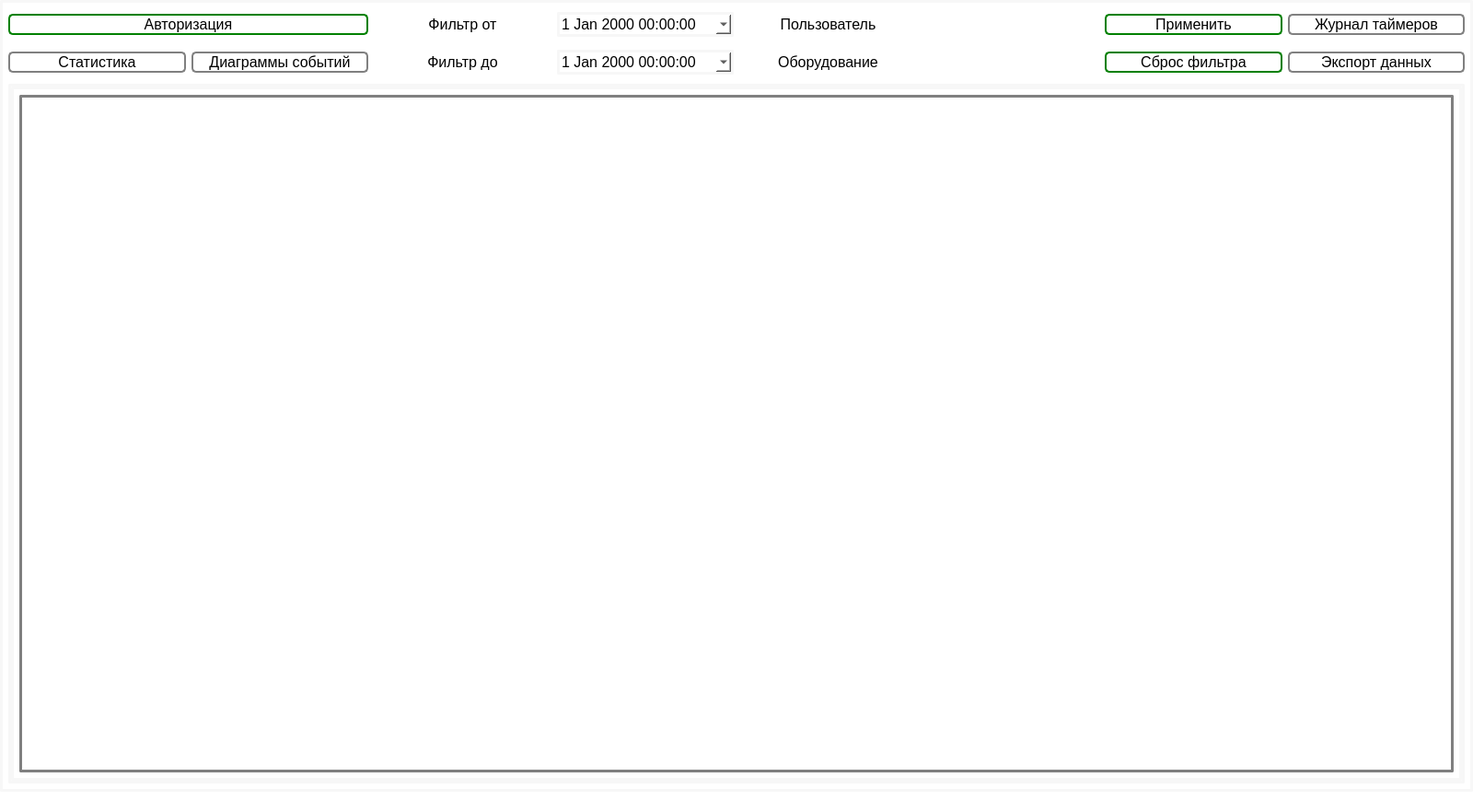
<?xml version="1.0" encoding="UTF-8"?>
<ui version="4.0">
 <class>MainWindow</class>
 <widget class="QMainWindow" name="MainWindow">
  <property name="enabled">
   <bool>true</bool>
  </property>
  <property name="geometry">
   <rect>
    <x>0</x>
    <y>0</y>
    <width>1600</width>
    <height>882</height>
   </rect>
  </property>
  <property name="sizePolicy">
   <sizepolicy hsizetype="Expanding" vsizetype="Expanding">
    <horstretch>0</horstretch>
    <verstretch>0</verstretch>
   </sizepolicy>
  </property>
  <property name="minimumSize">
   <size>
    <width>1600</width>
    <height>100</height>
   </size>
  </property>
  <property name="font">
   <font>
    <family>Nirmala UI</family>
   </font>
  </property>
  <property name="windowTitle">
   <string>MainWindow</string>
  </property>
  <property name="styleSheet">
   <string notr="true">background-color: white ;
border-color: rgb(255, 255, 255);</string>
  </property>
  <widget class="QWidget" name="centralwidget">
   <property name="minimumSize">
    <size>
     <width>1000</width>
     <height>0</height>
    </size>
   </property>
   <property name="styleSheet">
    <string notr="true">border-radius:2px;
border: 3px solid rgb(247, 247, 247);</string>
   </property>
   <layout class="QGridLayout" name="gridLayout_3">
    <item row="0" column="7">
     <widget class="QPushButton" name="timers_journal">
      <property name="font">
       <font>
        <family>Segoe UI</family>
        <pointsize>12</pointsize>
       </font>
      </property>
      <property name="styleSheet">
       <string notr="true">QPushButton {
	background-color: white ;
	border-radius:5px;
	color: black;
	border: 2px solid rgb(247, 247, 247);
	border-color: grey
}

QPushButton:hover {
	border: 2px solid rgb(247, 247, 247);
	border-color: orange;
}

QPushButton:pressed {
	background-color: rgb(88, 88, 88);
}
</string>
      </property>
      <property name="text">
       <string>Журнал таймеров</string>
      </property>
     </widget>
    </item>
    <item row="1" column="0">
     <widget class="QPushButton" name="stat_b">
      <property name="maximumSize">
       <size>
        <width>200</width>
        <height>16777215</height>
       </size>
      </property>
      <property name="sizeIncrement">
       <size>
        <width>0</width>
        <height>0</height>
       </size>
      </property>
      <property name="font">
       <font>
        <family>Segoe UI</family>
        <pointsize>12</pointsize>
        <weight>50</weight>
        <bold>false</bold>
       </font>
      </property>
      <property name="cursor">
       <cursorShape>ArrowCursor</cursorShape>
      </property>
      <property name="focusPolicy">
       <enum>Qt::WheelFocus</enum>
      </property>
      <property name="autoFillBackground">
       <bool>false</bool>
      </property>
      <property name="styleSheet">
       <string notr="true">QPushButton {
	background-color: white ;
	border-radius:5px;
	color: black;
	border: 2px solid rgb(247, 247, 247);
	border-color: grey
}

QPushButton:hover {
	border: 2px solid rgb(247, 247, 247);
	border-color: orange;
}

QPushButton:pressed {
	border: 2px solid rgb(247, 247, 247);
	border-color: orange;
}
</string>
      </property>
      <property name="text">
       <string>Статистика</string>
      </property>
     </widget>
    </item>
    <item row="0" column="0" colspan="2">
     <widget class="QPushButton" name="login_b">
      <property name="maximumSize">
       <size>
        <width>400</width>
        <height>16777215</height>
       </size>
      </property>
      <property name="font">
       <font>
        <family>Segoe UI</family>
        <pointsize>12</pointsize>
       </font>
      </property>
      <property name="styleSheet">
       <string notr="true">QPushButton {
	background-color: white ;
	border-radius:5px;
	color: black;
	border: 2px solid rgb(247, 247, 247);
	border-color: green
}

QPushButton:hover {
	border: 2px solid rgb(247, 247, 247);
	border-color: orange;
}

QPushButton:pressed {
	background-color: rgb(88, 88, 88);
}
</string>
      </property>
      <property name="text">
       <string>Авторизация</string>
      </property>
     </widget>
    </item>
    <item row="0" column="2">
     <widget class="QPushButton" name="login_b_4">
      <property name="minimumSize">
       <size>
        <width>0</width>
        <height>35</height>
       </size>
      </property>
      <property name="maximumSize">
       <size>
        <width>16777215</width>
        <height>35</height>
       </size>
      </property>
      <property name="font">
       <font>
        <family>Segoe UI</family>
        <pointsize>12</pointsize>
       </font>
      </property>
      <property name="styleSheet">
       <string notr="true">QPushButton {
	background-color: white ;
	border-radius:5px;
	color: black;
	border: 2px solid rgb(247, 247, 247);
	border-color: white
}

</string>
      </property>
      <property name="text">
       <string>Фильтр от</string>
      </property>
     </widget>
    </item>
    <item row="1" column="2">
     <widget class="QPushButton" name="login_b_5">
      <property name="minimumSize">
       <size>
        <width>0</width>
        <height>35</height>
       </size>
      </property>
      <property name="maximumSize">
       <size>
        <width>16777215</width>
        <height>35</height>
       </size>
      </property>
      <property name="font">
       <font>
        <family>Segoe UI</family>
        <pointsize>12</pointsize>
       </font>
      </property>
      <property name="styleSheet">
       <string notr="true">QPushButton {
	background-color: white ;
	border-radius:5px;
	color: black;
	border: 2px solid rgb(247, 247, 247);
	border-color: white
}

</string>
      </property>
      <property name="text">
       <string>Фильтр до</string>
      </property>
     </widget>
    </item>
    <item row="1" column="1">
     <widget class="QPushButton" name="graph_b">
      <property name="maximumSize">
       <size>
        <width>200</width>
        <height>16777215</height>
       </size>
      </property>
      <property name="font">
       <font>
        <family>Segoe UI</family>
        <pointsize>12</pointsize>
       </font>
      </property>
      <property name="styleSheet">
       <string notr="true">QPushButton {
	background-color: white ;
	border-radius:5px;
	color: black;
	border: 2px solid rgb(247, 247, 247);
	border-color: grey
}

QPushButton:hover {
	border: 2px solid rgb(247, 247, 247);
	border-color: orange;
}

QPushButton:pressed {
	border: 2px solid rgb(247, 247, 247);
	border-color: orange;
}
</string>
      </property>
      <property name="text">
       <string>Диаграммы событий</string>
      </property>
     </widget>
    </item>
    <item row="1" column="3">
     <widget class="QDateTimeEdit" name="finish_dtime">
      <property name="font">
       <font>
        <family>Segoe UI</family>
        <pointsize>12</pointsize>
       </font>
      </property>
      <property name="calendarPopup">
       <bool>true</bool>
      </property>
     </widget>
    </item>
    <item row="1" column="6">
     <widget class="QPushButton" name="set_filters_2">
      <property name="maximumSize">
       <size>
        <width>400</width>
        <height>16777215</height>
       </size>
      </property>
      <property name="font">
       <font>
        <family>Segoe UI</family>
        <pointsize>12</pointsize>
       </font>
      </property>
      <property name="styleSheet">
       <string notr="true">QPushButton {
	background-color: white ;
	border-radius:5px;
	color: black;
	border: 2px solid rgb(247, 247, 247);
	border-color: green
}

QPushButton:hover {
	border: 2px solid rgb(247, 247, 247);
	border-color: orange;
}

QPushButton:pressed {
	background-color: rgb(88, 88, 88);
}
</string>
      </property>
      <property name="text">
       <string>Сброс фильтра</string>
      </property>
     </widget>
    </item>
    <item row="1" column="4">
     <widget class="QPushButton" name="login_b_7">
      <property name="minimumSize">
       <size>
        <width>0</width>
        <height>35</height>
       </size>
      </property>
      <property name="maximumSize">
       <size>
        <width>16777215</width>
        <height>35</height>
       </size>
      </property>
      <property name="font">
       <font>
        <family>Segoe UI</family>
        <pointsize>12</pointsize>
       </font>
      </property>
      <property name="styleSheet">
       <string notr="true">QPushButton {
	background-color: white ;
	border-radius:5px;
	color: black;
	border: 2px solid rgb(247, 247, 247);
	border-color: white
}

</string>
      </property>
      <property name="text">
       <string>Оборудование</string>
      </property>
     </widget>
    </item>
    <item row="1" column="7">
     <widget class="QPushButton" name="timers_journal_3">
      <property name="font">
       <font>
        <family>Segoe UI</family>
        <pointsize>12</pointsize>
       </font>
      </property>
      <property name="styleSheet">
       <string notr="true">QPushButton {
	background-color: white ;
	border-radius:5px;
	color: black;
	border: 2px solid rgb(247, 247, 247);
	border-color: grey
}

QPushButton:hover {
	border: 2px solid rgb(247, 247, 247);
	border-color: orange;
}

QPushButton:pressed {
	background-color: rgb(88, 88, 88);
}
</string>
      </property>
      <property name="text">
       <string>Экспорт данных</string>
      </property>
     </widget>
    </item>
    <item row="0" column="3">
     <widget class="QDateTimeEdit" name="start_dtime">
      <property name="font">
       <font>
        <family>Segoe UI</family>
        <pointsize>12</pointsize>
       </font>
      </property>
      <property name="calendarPopup">
       <bool>true</bool>
      </property>
     </widget>
    </item>
    <item row="0" column="4">
     <widget class="QPushButton" name="login_b_6">
      <property name="minimumSize">
       <size>
        <width>0</width>
        <height>35</height>
       </size>
      </property>
      <property name="maximumSize">
       <size>
        <width>16777215</width>
        <height>35</height>
       </size>
      </property>
      <property name="font">
       <font>
        <family>Segoe UI</family>
        <pointsize>12</pointsize>
       </font>
      </property>
      <property name="styleSheet">
       <string notr="true">QPushButton {
	background-color: white ;
	border-radius:5px;
	color: black;
	border: 2px solid rgb(247, 247, 247);
	border-color: white
}

</string>
      </property>
      <property name="text">
       <string>Пользователь</string>
      </property>
     </widget>
    </item>
    <item row="0" column="6">
     <widget class="QPushButton" name="set_filters">
      <property name="maximumSize">
       <size>
        <width>400</width>
        <height>16777215</height>
       </size>
      </property>
      <property name="font">
       <font>
        <family>Segoe UI</family>
        <pointsize>12</pointsize>
       </font>
      </property>
      <property name="styleSheet">
       <string notr="true">QPushButton {
	background-color: white ;
	border-radius:5px;
	color: black;
	border: 2px solid rgb(247, 247, 247);
	border-color: green
}

QPushButton:hover {
	border: 2px solid rgb(247, 247, 247);
	border-color: orange;
}

QPushButton:pressed {
	background-color: rgb(88, 88, 88);
}
</string>
      </property>
      <property name="text">
       <string>Применить</string>
      </property>
     </widget>
    </item>
    <item row="2" column="0" colspan="8">
     <widget class="QStackedWidget" name="stackedWidget">
      <property name="sizePolicy">
       <sizepolicy hsizetype="Expanding" vsizetype="Expanding">
        <horstretch>0</horstretch>
        <verstretch>0</verstretch>
       </sizepolicy>
      </property>
      <property name="maximumSize">
       <size>
        <width>16777215</width>
        <height>800</height>
       </size>
      </property>
      <property name="layoutDirection">
       <enum>Qt::RightToLeft</enum>
      </property>
      <property name="styleSheet">
       <string notr="true">background-color: rgb(255, 255, 255);</string>
      </property>
      <property name="lineWidth">
       <number>-5</number>
      </property>
      <property name="currentIndex">
       <number>0</number>
      </property>
      <widget class="QWidget" name="start">
       <layout class="QHBoxLayout" name="horizontalLayout">
        <item>
         <layout class="QGridLayout" name="gridLayout"/>
        </item>
        <item>
         <widget class="QTableWidget" name="tableWidget">
          <property name="font">
           <font>
            <pointsize>12</pointsize>
           </font>
          </property>
          <property name="styleSheet">
           <string notr="true"> border-color: grey;
</string>
          </property>
          <property name="lineWidth">
           <number>0</number>
          </property>
          <property name="showGrid">
           <bool>true</bool>
          </property>
          <property name="wordWrap">
           <bool>true</bool>
          </property>
          <property name="cornerButtonEnabled">
           <bool>false</bool>
          </property>
          <attribute name="horizontalHeaderDefaultSectionSize">
           <number>237</number>
          </attribute>
          <attribute name="horizontalHeaderMinimumSectionSize">
           <number>37</number>
          </attribute>
          <attribute name="verticalHeaderVisible">
           <bool>false</bool>
          </attribute>
          <attribute name="verticalHeaderHighlightSections">
           <bool>false</bool>
          </attribute>
          <attribute name="verticalHeaderStretchLastSection">
           <bool>false</bool>
          </attribute>
         </widget>
        </item>
       </layout>
      </widget>
      <widget class="QWidget" name="diagram">
       <widget class="QWidget" name="verticalLayoutWidget">
        <property name="geometry">
         <rect>
          <x>10</x>
          <y>60</y>
          <width>131</width>
          <height>651</height>
         </rect>
        </property>
        <layout class="QVBoxLayout" name="machines_layout"/>
       </widget>
       <widget class="QWidget" name="verticalLayoutWidget_2">
        <property name="geometry">
         <rect>
          <x>160</x>
          <y>60</y>
          <width>131</width>
          <height>651</height>
         </rect>
        </property>
        <layout class="QVBoxLayout" name="users_layout"/>
       </widget>
       <widget class="QWidget" name="verticalLayoutWidget_3">
        <property name="geometry">
         <rect>
          <x>340</x>
          <y>60</y>
          <width>1241</width>
          <height>651</height>
         </rect>
        </property>
        <layout class="QVBoxLayout" name="graphs_layout"/>
       </widget>
       <widget class="QPushButton" name="login_b_14">
        <property name="geometry">
         <rect>
          <x>960</x>
          <y>10</y>
          <width>181</width>
          <height>35</height>
         </rect>
        </property>
        <property name="minimumSize">
         <size>
          <width>0</width>
          <height>35</height>
         </size>
        </property>
        <property name="maximumSize">
         <size>
          <width>16777215</width>
          <height>35</height>
         </size>
        </property>
        <property name="font">
         <font>
          <family>Segoe UI</family>
          <pointsize>12</pointsize>
         </font>
        </property>
        <property name="styleSheet">
         <string notr="true">QPushButton {
	background-color: white ;
	border-radius:5px;
	color: black;
	border: 2px solid rgb(247, 247, 247);
	border-color: white
}

</string>
        </property>
        <property name="text">
         <string>Показать операции</string>
        </property>
       </widget>
      </widget>
      <widget class="QWidget" name="page"/>
     </widget>
    </item>
    <item row="0" column="5">
     <layout class="QVBoxLayout" name="verticalLayout"/>
    </item>
    <item row="1" column="5">
     <layout class="QVBoxLayout" name="verticalLayout_2"/>
    </item>
   </layout>
  </widget>
  <widget class="QMenuBar" name="menubar">
   <property name="geometry">
    <rect>
     <x>0</x>
     <y>0</y>
     <width>1600</width>
     <height>26</height>
    </rect>
   </property>
  </widget>
  <widget class="QStatusBar" name="statusbar"/>
 </widget>
 <resources>
  <include location="images/source.qrc"/>
 </resources>
 <connections/>
</ui>
